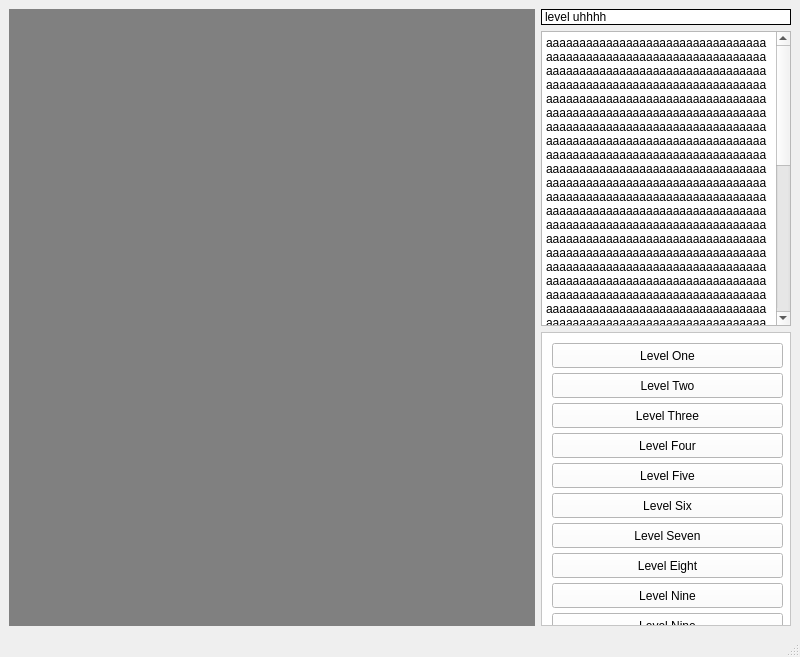
<?xml version="1.0" encoding="UTF-8"?>
<ui version="4.0">
 <class>MainWindow</class>
 <widget class="QMainWindow" name="MainWindow">
  <property name="geometry">
   <rect>
    <x>0</x>
    <y>0</y>
    <width>800</width>
    <height>657</height>
   </rect>
  </property>
  <property name="windowTitle">
   <string>MainWindow</string>
  </property>
  <widget class="QWidget" name="centralwidget">
   <property name="sizePolicy">
    <sizepolicy hsizetype="Expanding" vsizetype="Expanding">
     <horstretch>0</horstretch>
     <verstretch>0</verstretch>
    </sizepolicy>
   </property>
   <layout class="QHBoxLayout" name="horizontalLayout">
    <item>
     <widget class="QWidget" name="GameScence" native="true">
      <property name="sizePolicy">
       <sizepolicy hsizetype="Expanding" vsizetype="Expanding">
        <horstretch>1</horstretch>
        <verstretch>1</verstretch>
       </sizepolicy>
      </property>
      <property name="minimumSize">
       <size>
        <width>500</width>
        <height>500</height>
       </size>
      </property>
      <property name="styleSheet">
       <string notr="true">background-color: gray;</string>
      </property>
     </widget>
    </item>
    <item>
     <layout class="QVBoxLayout" name="verticalLayout" stretch="0,0,0">
      <property name="sizeConstraint">
       <enum>QLayout::SizeConstraint::SetMinimumSize</enum>
      </property>
      <item alignment="Qt::AlignmentFlag::AlignRight">
       <widget class="QLabel" name="LevelLabel">
        <property name="sizePolicy">
         <sizepolicy hsizetype="Fixed" vsizetype="Preferred">
          <horstretch>0</horstretch>
          <verstretch>0</verstretch>
         </sizepolicy>
        </property>
        <property name="minimumSize">
         <size>
          <width>250</width>
          <height>0</height>
         </size>
        </property>
        <property name="maximumSize">
         <size>
          <width>250</width>
          <height>16777215</height>
         </size>
        </property>
        <property name="styleSheet">
         <string notr="true">border-style: solid;
border-color: black;
border-width:1px;
background-color:white;</string>
        </property>
        <property name="text">
         <string>level uhhhh</string>
        </property>
       </widget>
      </item>
      <item alignment="Qt::AlignmentFlag::AlignRight">
       <widget class="QTextBrowser" name="LevelDescription">
        <property name="sizePolicy">
         <sizepolicy hsizetype="Fixed" vsizetype="Expanding">
          <horstretch>0</horstretch>
          <verstretch>0</verstretch>
         </sizepolicy>
        </property>
        <property name="minimumSize">
         <size>
          <width>250</width>
          <height>0</height>
         </size>
        </property>
        <property name="maximumSize">
         <size>
          <width>250</width>
          <height>16777215</height>
         </size>
        </property>
        <property name="html">
         <string>&lt;!DOCTYPE HTML PUBLIC &quot;-//W3C//DTD HTML 4.0//EN&quot; &quot;http://www.w3.org/TR/REC-html40/strict.dtd&quot;&gt;
&lt;html&gt;&lt;head&gt;&lt;meta name=&quot;qrichtext&quot; content=&quot;1&quot; /&gt;&lt;meta charset=&quot;utf-8&quot; /&gt;&lt;style type=&quot;text/css&quot;&gt;
p, li { white-space: pre-wrap; }
hr { height: 1px; border-width: 0; }
li.unchecked::marker { content: &quot;\2610&quot;; }
li.checked::marker { content: &quot;\2612&quot;; }
&lt;/style&gt;&lt;/head&gt;&lt;body style=&quot; font-family:'Sans Serif'; font-size:9pt; font-weight:400; font-style:normal;&quot;&gt;
&lt;p style=&quot; margin-top:0px; margin-bottom:0px; margin-left:0px; margin-right:0px; -qt-block-indent:0; text-indent:0px;&quot;&gt;&lt;span style=&quot; font-family:'Segoe UI';&quot;&gt;aaaaaaaaaaaaaaaaaaaaaaaaaaaaaaaaaaaaaaaaaaaaaaaaaaaaaaaaaaaaaaaaaaaaaaaaaaaaaaaaaaaaaaaaaaaaaaaaaaaaaaaaaaaaaaaaaaaaaaaaaaaaaaaaaaaaaaaaaaaaaaaaaaaaaaaaaaaaaaaaaaaaaaaaaaaaaaaaaaaaaaaaaaaaaaaaaaaaaaaaaaaaaaaaaaaaaaaaaaaaaaaaaaaaaaaaaaaaaaaaaaaaaaaaaaaaaaaaaaaaaaaaaaaaaaaaaaaaaaaaaaaaaaaaaaaaaaaaaaaaaaaaaaaaaaaaaaaaaaaaaaaaaaaaaaaaaaaaaaaaaaaaaaaaaaaaaaaaaaaaaaaaaaaaaaaaaaaaaaaaaaaaaaaaaaaaaaaaaaaaaaaaaaaaaaaaaaaaaaaaaaaaaaaaaaaaaaaaaaaaaaaaaaaaaaaaaaaaaaaaaaaaaaaaaaaaaaaaaaaaaaaaaaaaaaaaaaaaaaaaaaaaaaaaaaaaaaaaaaaaaaaaaaaaaaaaaaaaaaaaaaaaaaaaaaaaaaaaaaaaaaaaaaaaaaaaaaaaaaaaaaaaaaaaaaaaaaaaaaaaaaaaaaaaaaaaaaaaaaaaaaaaaaaaaaaaaaaaaaaaaaaaaaaaaaaaaaaaaaaaaaaaaaaaaaaaaaaaaaaaaaaaaaaaaaaaaaaaaaaaaaaaaaaaaaaaaaaaaaaaaaaaaaaaaaaaaaaaaaaaaaaaaaaaaaaaaaaaaaaaaaaaaaaaaaaaaaaaaaaaaaaaaaaaaaaaaaaaaaaaaaaaaaaaaaaaaaaaaaaaaaaaaaaaaaaaaaaaaaaaaaaaaaaaaaaaaaaaaaaaaaaaaaaaaaaaaaaaaaaaaaaaaaaaaaaaaaaaaaaaaaaaaaaaaaaaaaaaaaaaaaaaaaaaaaaaaaaaaaaaaaaaaaaaaaaaaaaaaaaaaaaaaaaaaaaaaaaaaaaaaaaaaaaaaaaaaaaaaaaaaaaaaaaaaaaaaaaaaaaaaaaaaaaaaaaaaaaaaaaaaaaaaaaaaaaaaaaaaaaaaaaaaaaaaaaaaaaaaaaaaaaaaaaaaaaaaaaaaaaaaaaaaaaaaaaaaaaaaaaaaaaaaaaaaaaaaaaaaaaaaaaaaaaaaaaaaaaaaaaaaaaaaaaaaaaaaaaaaaaaaaaaaaaaaaaaaaaaaaaaaaaaaaaaaaaaaaaaaaaaaaaaaaaaaaaaaaaaaaaaaaaaaaaaaaaaaaaaaaaaaaaaaaaaaaaaaaaaaaaaaaaaaaaaaaaaaaaaaaaaaaaaaaaaaaaaaaaaaaaaaaaaaaaaaaaaaaaaaaaaaaaaaaaaaaaaaaaaaaaaaaaaaaaaaaaaaaaaaaaaaaaaaaaaaaaaaaaaaaaaaaaaaaaaaaaaaaaaaaaaaaaaaaaaaaaaaaaaaaaaaaaaaaaaaaaaaaaaaaaaaaaaaaaaaaaaaaaaaaaaaaaaaaaaaaaaaaaaaaaaaaaa&lt;/span&gt;&lt;/p&gt;&lt;/body&gt;&lt;/html&gt;</string>
        </property>
       </widget>
      </item>
      <item alignment="Qt::AlignmentFlag::AlignRight">
       <widget class="QScrollArea" name="LevelSelect">
        <property name="sizePolicy">
         <sizepolicy hsizetype="Maximum" vsizetype="Expanding">
          <horstretch>0</horstretch>
          <verstretch>0</verstretch>
         </sizepolicy>
        </property>
        <property name="minimumSize">
         <size>
          <width>250</width>
          <height>0</height>
         </size>
        </property>
        <property name="maximumSize">
         <size>
          <width>250</width>
          <height>16777215</height>
         </size>
        </property>
        <property name="styleSheet">
         <string notr="true">background-color:white;</string>
        </property>
        <property name="widgetResizable">
         <bool>true</bool>
        </property>
        <widget class="QWidget" name="scrollAreaWidgetContents">
         <property name="geometry">
          <rect>
           <x>0</x>
           <y>0</y>
           <width>248</width>
           <height>279</height>
          </rect>
         </property>
         <widget class="QPushButton" name="level_1">
          <property name="geometry">
           <rect>
            <x>10</x>
            <y>10</y>
            <width>231</width>
            <height>25</height>
           </rect>
          </property>
          <property name="text">
           <string>Level One</string>
          </property>
         </widget>
         <widget class="QPushButton" name="level_2">
          <property name="geometry">
           <rect>
            <x>10</x>
            <y>40</y>
            <width>231</width>
            <height>25</height>
           </rect>
          </property>
          <property name="text">
           <string>Level Two</string>
          </property>
         </widget>
         <widget class="QPushButton" name="level_3">
          <property name="geometry">
           <rect>
            <x>10</x>
            <y>70</y>
            <width>231</width>
            <height>25</height>
           </rect>
          </property>
          <property name="text">
           <string>Level Three</string>
          </property>
         </widget>
         <widget class="QPushButton" name="level_4">
          <property name="geometry">
           <rect>
            <x>10</x>
            <y>100</y>
            <width>231</width>
            <height>25</height>
           </rect>
          </property>
          <property name="text">
           <string>Level Four</string>
          </property>
         </widget>
         <widget class="QPushButton" name="level_5">
          <property name="geometry">
           <rect>
            <x>10</x>
            <y>130</y>
            <width>231</width>
            <height>25</height>
           </rect>
          </property>
          <property name="text">
           <string>Level Five</string>
          </property>
         </widget>
         <widget class="QPushButton" name="level_6">
          <property name="geometry">
           <rect>
            <x>10</x>
            <y>160</y>
            <width>231</width>
            <height>25</height>
           </rect>
          </property>
          <property name="text">
           <string>Level Six</string>
          </property>
         </widget>
         <widget class="QPushButton" name="level_7">
          <property name="geometry">
           <rect>
            <x>10</x>
            <y>190</y>
            <width>231</width>
            <height>25</height>
           </rect>
          </property>
          <property name="text">
           <string>Level Seven</string>
          </property>
         </widget>
         <widget class="QPushButton" name="level_8">
          <property name="geometry">
           <rect>
            <x>10</x>
            <y>220</y>
            <width>231</width>
            <height>25</height>
           </rect>
          </property>
          <property name="text">
           <string>Level Eight</string>
          </property>
         </widget>
         <widget class="QPushButton" name="level_9">
          <property name="geometry">
           <rect>
            <x>10</x>
            <y>250</y>
            <width>231</width>
            <height>25</height>
           </rect>
          </property>
          <property name="text">
           <string>Level Nine</string>
          </property>
         </widget>
         <widget class="QPushButton" name="level_10">
          <property name="geometry">
           <rect>
            <x>10</x>
            <y>280</y>
            <width>231</width>
            <height>25</height>
           </rect>
          </property>
          <property name="text">
           <string>Level Nine</string>
          </property>
         </widget>
        </widget>
       </widget>
      </item>
     </layout>
    </item>
   </layout>
  </widget>
  <widget class="QMenuBar" name="menubar">
   <property name="geometry">
    <rect>
     <x>0</x>
     <y>0</y>
     <width>800</width>
     <height>22</height>
    </rect>
   </property>
  </widget>
  <widget class="QStatusBar" name="statusbar"/>
 </widget>
 <resources/>
 <connections/>
</ui>
